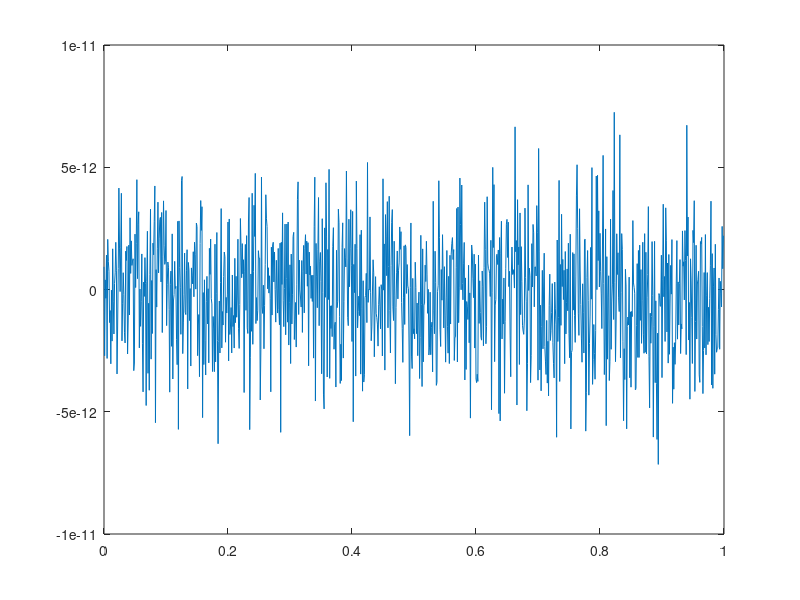
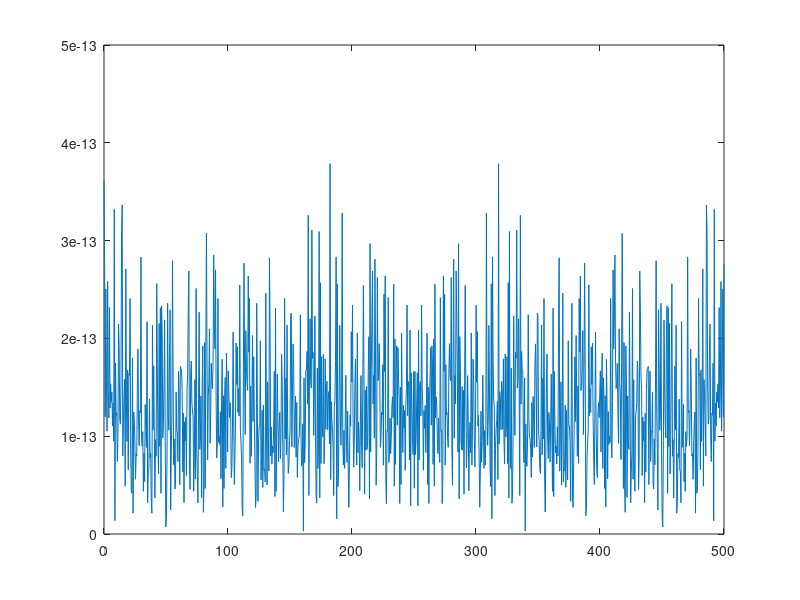
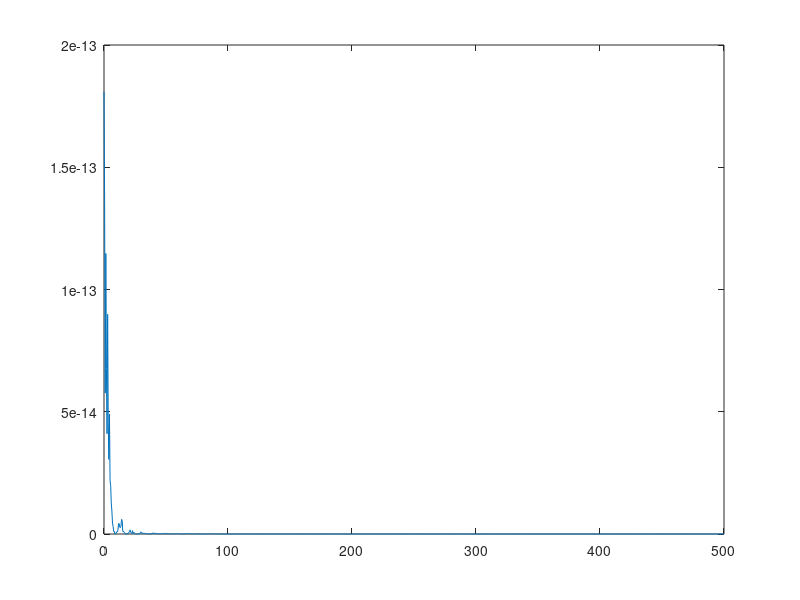

MATLAB code to generate these figures, in order:
clc
clear all;
close all;
Fs = 1000;                    
T = 1/Fs;                     
L = 1000;                     % Length of signal
t = (0:L-1)*T; 
a=5*10e-3
x=2*sin(2*pi*t/T); 
Px=sum(x.^2)/length(x); 
SNR= -10; % in dB
Py=Px/10^(SNR/10);
n=sqrt(Py)*randn(1,length(t));
y=x+n; % Corrupted input
figure(1)
plot(t,y)

NFFT = 2^nextpow2(L); % Next power of 2 from length of y
Y = fft(y,NFFT)/L;
% f = Fs/2*linspace(0,1,NFFT/2+1);
f = Fs/2*linspace(0,1,NFFT);
figure(2)
plot(f,2*abs(Y)) 
hf=sinc(pi*a*(f/1.414)).*sinc(pi*a*(f/1.414));
yfiltered=Y.*hf
figure(3)
plot(f,abs(yfiltered))

